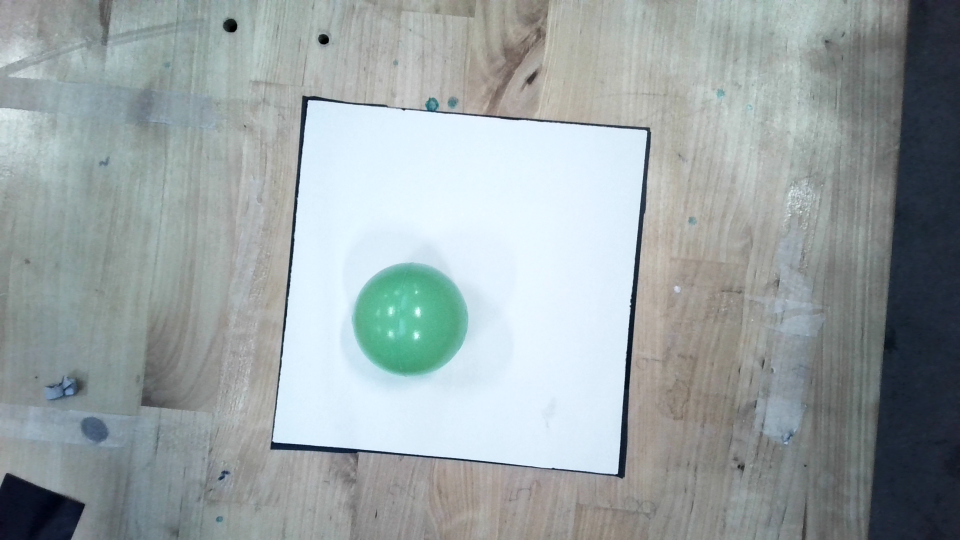
#> input picture T/Vision/image_0.png, 1920 x 1080 px, given in place of the camera (shown at 1/2 size); the run also reads 1 picture not shown here
$ python Program.py
#> lines starting #> are read from the running program, lines starting #| are printed output that depends on the picture
### T/Vision/defs.py
import cv2 as cv
import numpy as np

class Capture:
    def __init__(self, name):
        self.name = name

    def nothing(x):  # definere nothing for at den kan blive ignoreret i cv.createTrackbar
        pass
    # funktionen tager et screenshot fra webcam og gemmer det ---- skal processerer det nu

    def takePicture(cam):
        print('\n------ class Capture -> Function takePicture ------\n')
        cv.namedWindow("Camera test")
        img_counter = 0
        print("Press Escape to close without saving \nPress space to take a picture")
        while True:
            ret, frame = cam.read()
#> frame is the input picture: shape (1080, 1920, 3); mean B, G, R 165, 163.2, 153.5
            if not ret:
                print("failed to grab frame")
                break
            cv.imshow("Camera test", frame)

            k = cv.waitKey(1)
#> (key Esc is pressed here)
            if k % 256 == 27:       # wait for ESC key to exit
                # ESC pressed
                print("Escape hit, closing...")
                break

            elif k % 256 == 32:     # wait for SPACE key to exit
                # SPACE pressed
                img_name = "image_{}.png".format(img_counter)
                cv.imwrite(img_name, frame)
                print("{} written!".format(img_name))
                # img_counter += 1   # hvis der skal tages flere billeder

        # cam.release()
        # cv.destroyAllWindows()

# ===================================================================================
class Square:

    def getContours(img, cThr=[150, 175], show=False, showCenterWS=False, findAngle=False, minArea=1000, filter=0, draw=False):  # default parameters
#> called with show = True, showCenterWS = False, findAngle = False, minArea = 1000, filter = 0, draw = False
        print('\n------ class Square -> Function getContours ------\n')
        # Do some processing
        gray = cv.cvtColor(img, cv.COLOR_BGR2GRAY)      # convert image to grayscale
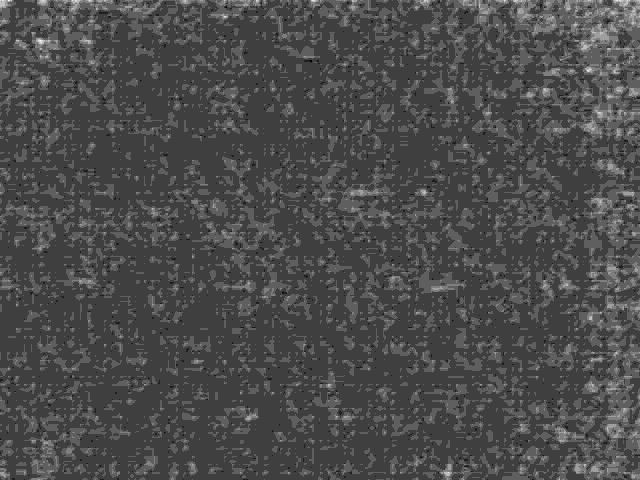
#> gray: shape (480, 640); min 14, max 22, mean 16.4; drawn with min black and max white
        blur = cv.GaussianBlur(gray, (5, 5), 1)         # apply some blur, define kernelsize 5 by 5, sigma 1
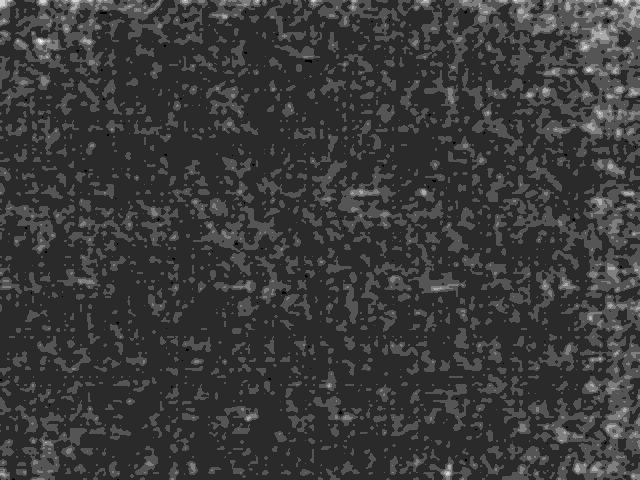
#> blur: shape (480, 640); min 15, max 21, mean 16.4; drawn with min black and max white
        edges = cv.Canny(blur, cThr[0], cThr[1])        # plads 0 og 1 - can be defined by user, otherwise default is 150,175
#> edges: shape (480, 640); every value is 0
        kernel = np.ones((5, 5))        # define kernel - returns new 5 by 5 array of ones
        dial = cv.dilate(edges, kernel, iterations=3)   # making thick lines
        erod = cv.erode(dial, kernel, iterations=2)     # making thin lines

        if show:
            # Do some debugging
            cv.imshow('Gray 1st processing', gray)
            cv.imshow('Blur 2nd processing', blur)
            cv.imshow('Edges Canny 3rd processing', edges)
            cv.imshow("Dialate 4th processing", dial)
            cv.imshow("Erode 5th processing", erod)

        # save all contours in the variabel 'contours'
        contours, hiearchy = cv.findContours(erod, cv.RETR_EXTERNAL, cv.CHAIN_APPROX_SIMPLE)
#> contours = []; hiearchy = None
        finalContours = []      # creating list

        # loop through contours
        for i in contours:
            # information about current detected object

            if findAngle:       # get rotational angle of objects in workspace
                for l in range(len(contours)):
                    if contours[l].size > 50:
                        cnt = contours[l]
                        rect = cv.minAreaRect(cnt)

                        print('contours[l].size: ', contours[l].size)
                        print('rect: ', rect[-1])

                        cv.putText(img, str(rect[-1]), (10, 60 + (l * 20)), cv.FONT_HERSHEY_COMPLEX_SMALL, 1, (0, 0, 255),1)

                        Box = cv.boxPoints(rect)
                        Box = np.int0(Box)

                        cv.drawContours(img, [Box], 0, (255, 255, 0), 1)

            area = cv.contourArea(i)
            print('area: ', area)
            if area > minArea:
                perimeter = cv.arcLength(i, True) #The function computes a curve length or a closed contour perimeter.
                approx = cv.approxPolyDP(i, 0.02 * perimeter, True) #find corner points
                bbox = cv.boundingRect(approx)

                # filter is made if only a certain type of object is wanted, fx a square has 4 cornerpoints
                if filter > 0:
                    if len(approx) == filter:
                        finalContours.append([len(approx), area, approx, bbox, i])
                        print('Long list in finalContours....')
                        print('len(approx)',len(approx))
                        print('Area', area)
                        print('approx', approx)
                        print('bbox',bbox)
                        print('i')
                else:
                    finalContours.append([len(approx), area, approx, bbox, i])


                # calculate x,y coordinates of objects centerpoint
                M = cv.moments(approx)
                x = int(M["m10"] / M["m00"])    # center in pixels on x-axis
                cX = round(x // 3 ,0)           # center in millimeter on x-axis - måske?
                print('X: ', x)
                print('cX: ', cX)

                y = int(M["m01"] / M["m00"])    # center in pixels on y-axis
                cY = round(y // 3 ,0)           # center in millimeter on y-axis - måske?
                print('Y: ', y)
                print('cY: ', cY)


            # define placement of circle and text on image
            if showCenterWS:
                cv.circle(img, (x, y), 5, (0, 0, 0), -1)    # output centerpoint as a dot
                cv.putText(img, str([cX, cY]), (x - 50, y - 35), cv.FONT_HERSHEY_COMPLEX_SMALL, 1, (0, 0, 0), 1) # outputs koordinates i mm
#> this loop made 0 passes
#> after the loop, finalContours = []

        finalContours = sorted(finalContours, key=lambda x: x[1], reverse=True)     # src, len(approx):area, descenting order

        # 'draw' contour-points that we get from findCountour-function
        if draw:
            for con in finalContours:
                cv.drawContours(img,con[4],-1,(0,0,255),3) # dottet red lines, thickness = 3
        return img, finalContours

    # reorder the objects 4 corners - sorted
    # [40 lines left out: functions reorder, warpImg, findDis, not called in this run]


# ===================================================================================

class Circle(Capture):
    # [4 lines left out: function __init__, not called in this run]

    def circum(self):
        return 3.14 * (self.radius + self.radius)

    def getArea(self):
        return 3.14 * self.radius * self.radius

    def printName(self):
        return self.name

### T/Vision/old/Program.py
# CBL
from __future__ import print_function
import cv2 as cv
import defs

# define a video capture object
cam = cv.VideoCapture(0)
# cam.set(10,160)     # 10 for brightness - value 160
cam.set(3,1920)     # 3 for hight - value 1920
cam.set(4,1080)     # 4 for width - value 1080
pixToMil = 0.2645833333
scale = 3   # scale to make image bigger
wWorkspace = 200 *scale
hWorkspace = 200 *scale

defs.Capture.takePicture(cam)
img = cv.imread('image_20.png')
defs.Square.getContours(img, show=True)
imgContours, fContours = defs.Square.getContours(img, show= True, minArea=50000, filter=4)
#> fContours = []
# find the biggest objects 4 corners - unsorted
if len(fContours) != 0:
    biggest = fContours[0][2]   # takes 1. and 3. parameter in finalContours-->([len(approx), area, approx, bbox, i])
    # print (biggest)
    imgWarp = defs.Square.warpImg(img, biggest, hWorkspace, wWorkspace)
    print(imgWarp.shape)
    imgContours2, fContours2 = defs.Square.getContours(imgWarp, show=True, showCenterWS=True, minArea=2000, filter=4, cThr=[60, 60], draw=False)

    if len(fContours) !=0:
        for obj in fContours2:
            cv.polylines(imgContours2,[obj[2]], True, (0,255,0),2)  # green full lines
            nPoints = defs.Square.reorder(obj[2])    # reorder points

            print('nPoints reordered: \n ', nPoints)
            nW = round(defs.Square.findDis(nPoints[0][0] // scale, nPoints[1][0] // scale), 1)    # find width of obj, (number of pixels divided by scale-value)
            nH = round(defs.Square.findDis(nPoints[0][0] // scale, nPoints[2][0] // scale), 1)    # find height of obj in millimeters, round to 1 decimal
            cv.arrowedLine(imgContours2, (nPoints[0][0][0], nPoints[0][0][1]), (nPoints[1][0][0], nPoints[1][0][1]),
                                 (255, 0, 255), 2, 10, 0, 0.08)
            cv.arrowedLine(imgContours2, (nPoints[0][0][0], nPoints[0][0][1]), (nPoints[2][0][0], nPoints[2][0][1]),
                                 (255, 0, 255), 2, 10, 0, 0.08)
            x, y, w, h = obj[3]
            cv.putText(imgContours2, '{}mm'.format(nW), (x + 30, y - 10), cv.FONT_HERSHEY_COMPLEX_SMALL, 1,
                             (255,0,255), 1)
            cv.putText(imgContours2, '{}mm'.format(nH), (x - 70, y + h // 2), cv.FONT_HERSHEY_COMPLEX_SMALL, 1,
                             (255, 0, 255), 1)


            print('\nWidth: ', nW, '\nHight: ', nH)
    cv.imshow("Workspace", imgContours2)
# cv.imshow("Last saved image", img)

cv.waitKey(0)
cam.release()
cv.destroyAllWindows()
